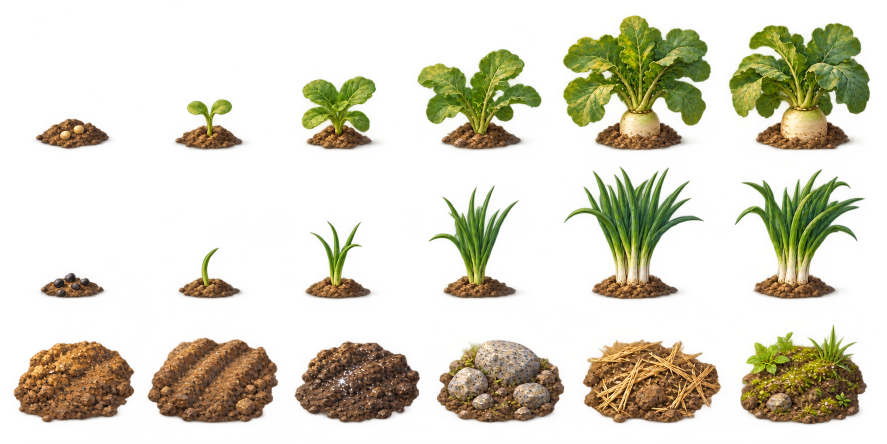
#> input picture assets-src/farming/phase3bd-final-quality/master-clean.png, 1774 x 887 px, found by its file name (shown at 1/2 size)
$ python art.py
#> lines starting #> are read from the running program, lines starting #| are printed output that depends on the picture; after the words box and inside, x2 and y2 are one past the last pixel; in counts of white or black regions, pixels touching at a corner belong together
"""Original host-image props -> explicit ownership + shared native registration.
No approved map/source pixels sampled; no background plate emitted.
"""
from pathlib import Path
from PIL import Image
import numpy as np,json,hashlib
R=Path.cwd();S=R/'assets-src/farming/phase3bd-final-quality';O=R/'public/assets/farming/phase3bd-final-quality';F=S/'native-frames';F.mkdir(exist_ok=True)
a=np.array(Image.open(S/'master-clean.png').convert('RGBA'));rgb=a[:,:,:3].astype(float);bad=((rgb.max(2)-rgb.min(2))>150)&(rgb.max(2)>210)&(rgb.min(2)<25);a[bad,3]=0;clean=Image.fromarray(a);clean.save(S/'despilled-master.png')
#> further down, a is the input picture: shape (887, 1774, 4); mean R, G, B, A 58.8, 52.7, 23.5, 70.7
#> after `rgb = a[:, :, :3].astype(float)`:
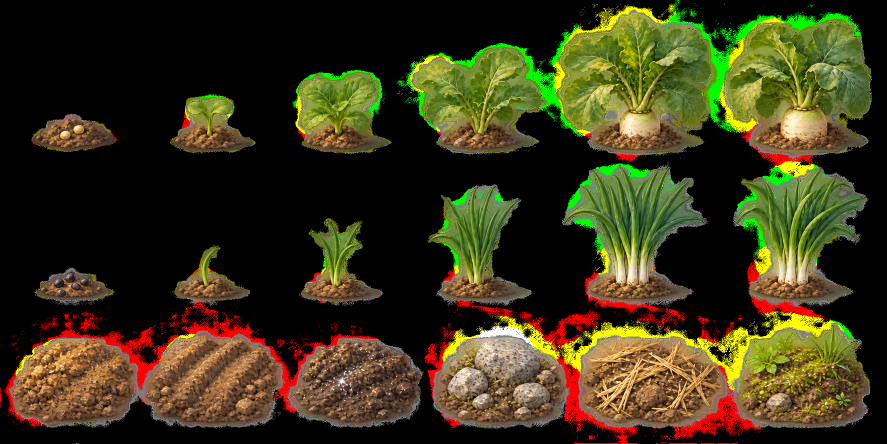
#> rgb: shape (887, 1774, 3) float64 (shown at 1/2 size); mean R, G, B 58.8, 52.7, 23.5
#> after `bad = (rgb.max(2) - rgb.min(2) > 150) & (rgb.max(2) > 210) & (rgb.min(`:
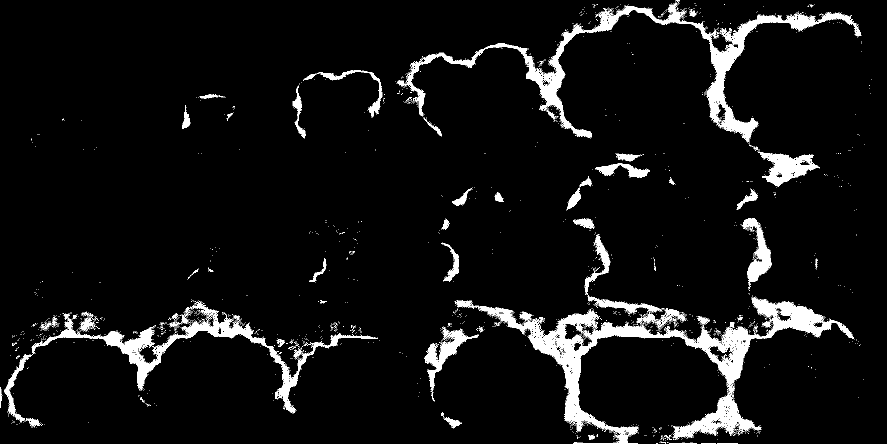
#> bad: shape (887, 1774) bool (shown at 1/2 size); 5.9% white; 3055 white regions (2985 under 20 px), largest, box (x1, y1, x2, y2) and area: (909, 594, 1708, 887) 30708, (809, 5, 1722, 285) 20860, (11, 603, 755, 845) 13225
#> after `a[bad, 3] = 0`: a: shape (887, 1774, 4); 5.89% of pixels changed, all inside (x1, y1, x2, y2) = (0, 0, 1743, 887)
# Explicit authored source ownership: generated props were not exactly regular columns.
bounds=[(40,225,245,310),(315,180,515,310),(575,130,785,310),(810,70,1110,310),(1110,10,1440,310),(1440,15,1760,310)];roots=[(145,288),(420,288),(678,288),(958,288),(1275,288),(1600,288)];names=['sown','sprout','young','growing','ready','ready-alt'];records=[]
for row,crop in enumerate(['radish','scallion']):
 for i,(x0,y0,x1,y1)in enumerate(bounds):
  if row:y0=315;y1=620
  root=roots[i];root=(root[0],root[1]+300*row)
  # Fixed inverse affine; same .115 source->native scale and (20,40) root for all stages.
  inv=1/.115
  im=clean.transform((40,44),Image.Transform.AFFINE,(inv,0,root[0]-20*inv,0,inv,root[1]-40*inv),resample=Image.Resampling.BICUBIC)
  # Source ownership masks remove adjacent props, never select a largest component.
  arr=np.array(im);yy,xx=np.indices((44,40));sx=root[0]+(xx-20)*inv;sy=root[1]+(yy-40)*inv;arr[(sx<x0)|(sx>=x1)|(sy<y0)|(sy>=y1),3]=0
  arr[:,:,3]=np.where(arr[:,:,3]>=150,255,0);arr[arr[:,:,3]==0,:3]=0
  name=f'{crop}-{names[i]}';Image.fromarray(arr).save(F/(name+'.png'));records.append({'name':name,'sourceRect':[x0,y0,x1-x0,y1-y0],'sourceRoot':root,'scale':.115,'native':[40,44],'root':[20,40]})
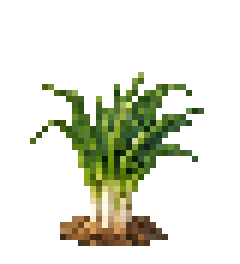
#> arr: shape (44, 40, 4) (shown 6 times larger); mean R, G, B, A 20.9, 23.7, 10.5, 52.3; transparent parts drawn white
#> after the loop, records = 12 items
# Every material is a tiny native tile sampled ONLY from newly generated soil props.
for kind,cx in [('loam',150),('tilled',425),('wet',715)]:
 for i in range(12):
  x=cx-50+(i%4-1)*8;y=712+(i//4)*7
  tile=clean.crop((x,y,x+100,y+100)).resize((16,16),Image.Resampling.BOX).convert('RGBA');arr=np.array(tile)
  assert (arr[:,:,3]>180).all(),(kind,i,'Source sample not solid material')
  arr[:,:,3]=255;Image.fromarray(arr).save(F/(kind+f'-{i}.png'))
#> this loop made 3 passes
#> pass 1, `arr[:,:,3]=255;Image.fromarray(arr).save(F/(kind+f'-{i}.png'))`:
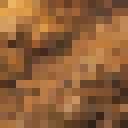
#> saved as loam-3.png: PIL image 16x16 RGBA (shown 8 times larger); mean R, G, B, A 143.6, 96.6, 56.2, 255
(S/'REGISTRATION.json').write_text(json.dumps({'artSource':'host_image','routeActuallyUsed':'image_gen.imagegen (builtin;2calls: original + sheet cleanup)','rawMaster':'master.png','cleanMaster':'master-clean.png','despill':'Remove only saturated RGB matte fringe; alpha threshold150. No source-world/art filters. Native crop fixed-scale .115, no per-stage bbox fitting.','despilledSourcePixels':int(bad.sum()),'nativeFinish':'Fixed authored ownership/root; bicubic source-to-native finish followed by shared Forge palette, binary alpha. Runtime uses exact1:1nearest; approved assets unchanged.','cropFrames':records,'soilFrames':'36original16x16native material components; no140x88/full-bed image'},indent=2)+'\n')
print('12original registered40x44crop props +36native16x16material components')

for name,box in [('debris-stone',(874,680,1128,845)),('debris-straw',(1166,680,1441,846)),('debris-rim',(1481,651,1733,848))]:
 part=clean.crop(box);part.thumbnail((14,12),Image.Resampling.BOX);canvas=Image.new('RGBA',(16,16));canvas.alpha_composite(part,((16-part.width)//2,15-part.height));a=np.array(canvas);a[:,:,3]=np.where(a[:,:,3]>=150,255,0);a[a[:,:,3]==0,:3]=0;Image.fromarray(a).save(F/(name+'.png'))
#> this loop made 3 passes
#> pass 1, `part = clean.crop(box)`:
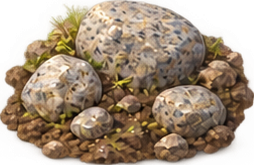
#> part: PIL image 254x165 RGBA; mean R, G, B, A 142.8, 115.7, 82.7, 190; transparent parts drawn white
#> pass 2, `part = clean.crop(box)`:
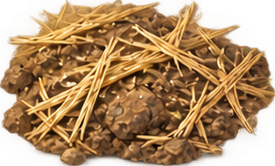
#> part: PIL image 275x166 RGBA; mean R, G, B, A 158.2, 113.3, 62.6, 192.5; transparent parts drawn white
#> after the loop:
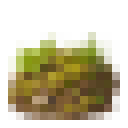
#> canvas: PIL image 16x16 RGBA (shown 8 times larger); mean R, G, B, A 67.3, 60.5, 23.1, 104.9; transparent parts drawn white
